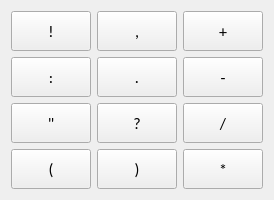
   <widget class="QWidget" name="gridLayoutWidget_3">
    <property name="geometry">
     <rect>
      <x>800</x>
      <y>360</y>
      <width>151</width>
      <height>191</height>
     </rect>
    </property>
    <property name="cursor">
     <cursorShape>ArrowCursor</cursorShape>
    </property>
    <layout class="QGridLayout" name="gridLayout_3">
     <item row="0" column="3">
      <widget class="QPushButton" name="pushButton_exclamation">
       <property name="minimumSize">
        <size>
         <width>0</width>
         <height>40</height>
        </size>
       </property>
       <property name="font">
        <font>
         <family>Calibri</family>
         <pointsize>12</pointsize>
         <weight>50</weight>
         <bold>false</bold>
        </font>
       </property>
       <property name="cursor">
        <cursorShape>PointingHandCursor</cursorShape>
       </property>
       <property name="text">
        <string>!</string>
       </property>
      </widget>
     </item>
     <item row="1" column="3">
      <widget class="QPushButton" name="pushButton_colon">
       <property name="minimumSize">
        <size>
         <width>0</width>
         <height>40</height>
        </size>
       </property>
       <property name="font">
        <font>
         <family>Calibri</family>
         <pointsize>12</pointsize>
         <weight>50</weight>
         <bold>false</bold>
        </font>
       </property>
       <property name="cursor">
        <cursorShape>PointingHandCursor</cursorShape>
       </property>
       <property name="text">
        <string>:</string>
       </property>
      </widget>
     </item>
     <item row="0" column="4">
      <widget class="QPushButton" name="pushButton_comma">
       <property name="minimumSize">
        <size>
         <width>0</width>
         <height>40</height>
        </size>
       </property>
       <property name="font">
        <font>
         <family>Calibri</family>
         <pointsize>12</pointsize>
         <weight>50</weight>
         <bold>false</bold>
        </font>
       </property>
       <property name="cursor">
        <cursorShape>PointingHandCursor</cursorShape>
       </property>
       <property name="text">
        <string>,</string>
       </property>
      </widget>
     </item>
     <item row="1" column="4">
      <widget class="QPushButton" name="pushButton_dot">
       <property name="minimumSize">
        <size>
         <width>0</width>
         <height>40</height>
        </size>
       </property>
       <property name="font">
        <font>
         <family>Calibri</family>
         <pointsize>12</pointsize>
         <weight>50</weight>
         <bold>false</bold>
        </font>
       </property>
       <property name="cursor">
        <cursorShape>PointingHandCursor</cursorShape>
       </property>
       <property name="text">
        <string>.</string>
       </property>
      </widget>
     </item>
     <item row="2" column="3">
      <widget class="QPushButton" name="pushButton_quotes">
       <property name="minimumSize">
        <size>
         <width>0</width>
         <height>40</height>
        </size>
       </property>
       <property name="font">
        <font>
         <family>Calibri</family>
         <pointsize>12</pointsize>
         <weight>50</weight>
         <bold>false</bold>
        </font>
       </property>
       <property name="cursor">
        <cursorShape>PointingHandCursor</cursorShape>
       </property>
       <property name="text">
        <string>&quot;</string>
       </property>
      </widget>
     </item>
     <item row="3" column="3">
      <widget class="QPushButton" name="pushButton_bracket_open">
       <property name="minimumSize">
        <size>
         <width>0</width>
         <height>40</height>
        </size>
       </property>
       <property name="font">
        <font>
         <family>Calibri</family>
         <pointsize>12</pointsize>
         <weight>50</weight>
         <bold>false</bold>
        </font>
       </property>
       <property name="cursor">
        <cursorShape>PointingHandCursor</cursorShape>
       </property>
       <property name="text">
        <string>(</string>
       </property>
      </widget>
     </item>
     <item row="2" column="4">
      <widget class="QPushButton" name="pushButton_question">
       <property name="minimumSize">
        <size>
         <width>0</width>
         <height>40</height>
        </size>
       </property>
       <property name="font">
        <font>
         <family>Calibri</family>
         <pointsize>12</pointsize>
         <weight>50</weight>
         <bold>false</bold>
        </font>
       </property>
       <property name="cursor">
        <cursorShape>PointingHandCursor</cursorShape>
       </property>
       <property name="text">
        <string>?</string>
       </property>
      </widget>
     </item>
     <item row="3" column="4">
      <widget class="QPushButton" name="pushButton_bracket_close">
       <property name="minimumSize">
        <size>
         <width>0</width>
         <height>40</height>
        </size>
       </property>
       <property name="font">
        <font>
         <family>Calibri</family>
         <pointsize>12</pointsize>
         <weight>50</weight>
         <bold>false</bold>
        </font>
       </property>
       <property name="cursor">
        <cursorShape>PointingHandCursor</cursorShape>
       </property>
       <property name="text">
        <string>)</string>
       </property>
      </widget>
     </item>
     <item row="0" column="5">
      <widget class="QPushButton" name="pushButton_plus">
       <property name="minimumSize">
        <size>
         <width>0</width>
         <height>40</height>
        </size>
       </property>
       <property name="font">
        <font>
         <family>Calibri</family>
         <pointsize>12</pointsize>
         <weight>50</weight>
         <bold>false</bold>
        </font>
       </property>
       <property name="cursor">
        <cursorShape>PointingHandCursor</cursorShape>
       </property>
       <property name="text">
        <string>+</string>
       </property>
      </widget>
     </item>
     <item row="1" column="5">
      <widget class="QPushButton" name="pushButton_minus">
       <property name="minimumSize">
        <size>
         <width>0</width>
         <height>40</height>
        </size>
       </property>
       <property name="font">
        <font>
         <family>Calibri</family>
         <pointsize>12</pointsize>
         <weight>50</weight>
         <bold>false</bold>
        </font>
       </property>
       <property name="cursor">
        <cursorShape>PointingHandCursor</cursorShape>
       </property>
       <property name="text">
        <string>-</string>
       </property>
      </widget>
     </item>
     <item row="2" column="5">
      <widget class="QPushButton" name="pushButton_slash">
       <property name="minimumSize">
        <size>
         <width>0</width>
         <height>40</height>
        </size>
       </property>
       <property name="font">
        <font>
         <family>Calibri</family>
         <pointsize>12</pointsize>
         <weight>50</weight>
         <bold>false</bold>
        </font>
       </property>
       <property name="cursor">
        <cursorShape>PointingHandCursor</cursorShape>
       </property>
       <property name="text">
        <string>/</string>
       </property>
      </widget>
     </item>
     <item row="3" column="5">
      <widget class="QPushButton" name="pushButton_star">
       <property name="minimumSize">
        <size>
         <width>0</width>
         <height>40</height>
        </size>
       </property>
       <property name="font">
        <font>
         <family>Calibri</family>
         <pointsize>12</pointsize>
         <weight>50</weight>
         <bold>false</bold>
        </font>
       </property>
       <property name="cursor">
        <cursorShape>PointingHandCursor</cursorShape>
       </property>
       <property name="text">
        <string>*</string>
       </property>
      </widget>
     </item>
    </layout>
   </widget>
